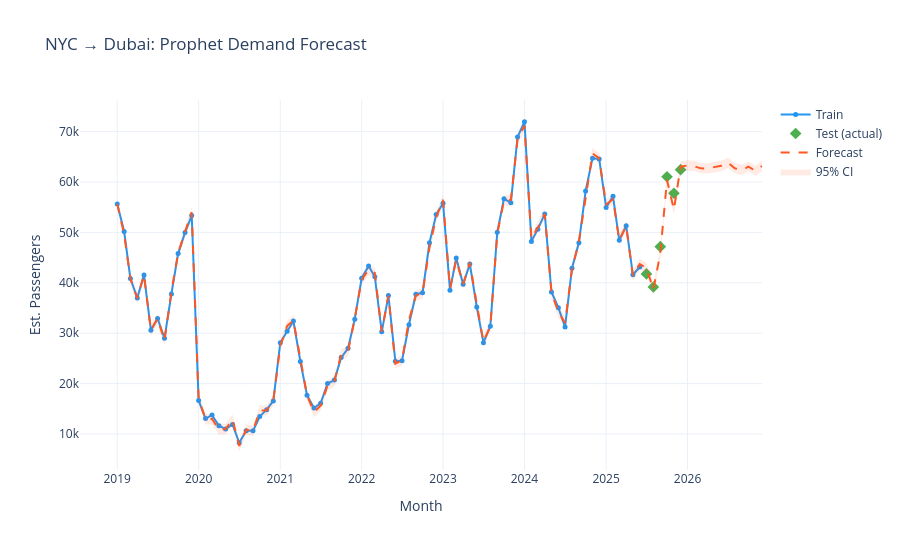

This figure's notebook cell:
### Code cell
# ── Prophet Forecast Visualization ─────────────────────────────
fc = prophet_results["forecast"]
tr, te = prophet_results["train"], prophet_results["test"]

fig = go.Figure()
fig.add_trace(go.Scatter(x=tr["ds"], y=tr["y"], mode="markers+lines",
              name="Train", marker=dict(size=5, color="#2196F3")))
fig.add_trace(go.Scatter(x=te["ds"], y=te["y"], mode="markers",
              name="Test (actual)", marker=dict(size=9, color="#4CAF50", symbol="diamond")))
fig.add_trace(go.Scatter(x=fc["ds"], y=fc["yhat"], mode="lines",
              name="Forecast", line=dict(color="#FF5722", dash="dash")))
fig.add_trace(go.Scatter(
    x=pd.concat([fc["ds"], fc["ds"][::-1]]),
    y=pd.concat([fc["yhat_upper"], fc["yhat_lower"][::-1]]),
    fill="toself", fillcolor="rgba(255,87,34,0.12)",
    line=dict(width=0), name="95% CI"))
fig.update_layout(title="NYC → Dubai: Prophet Demand Forecast",
                  xaxis_title="Month", yaxis_title="Est. Passengers",
                  template="plotly_white", height=550)
fig.show()
